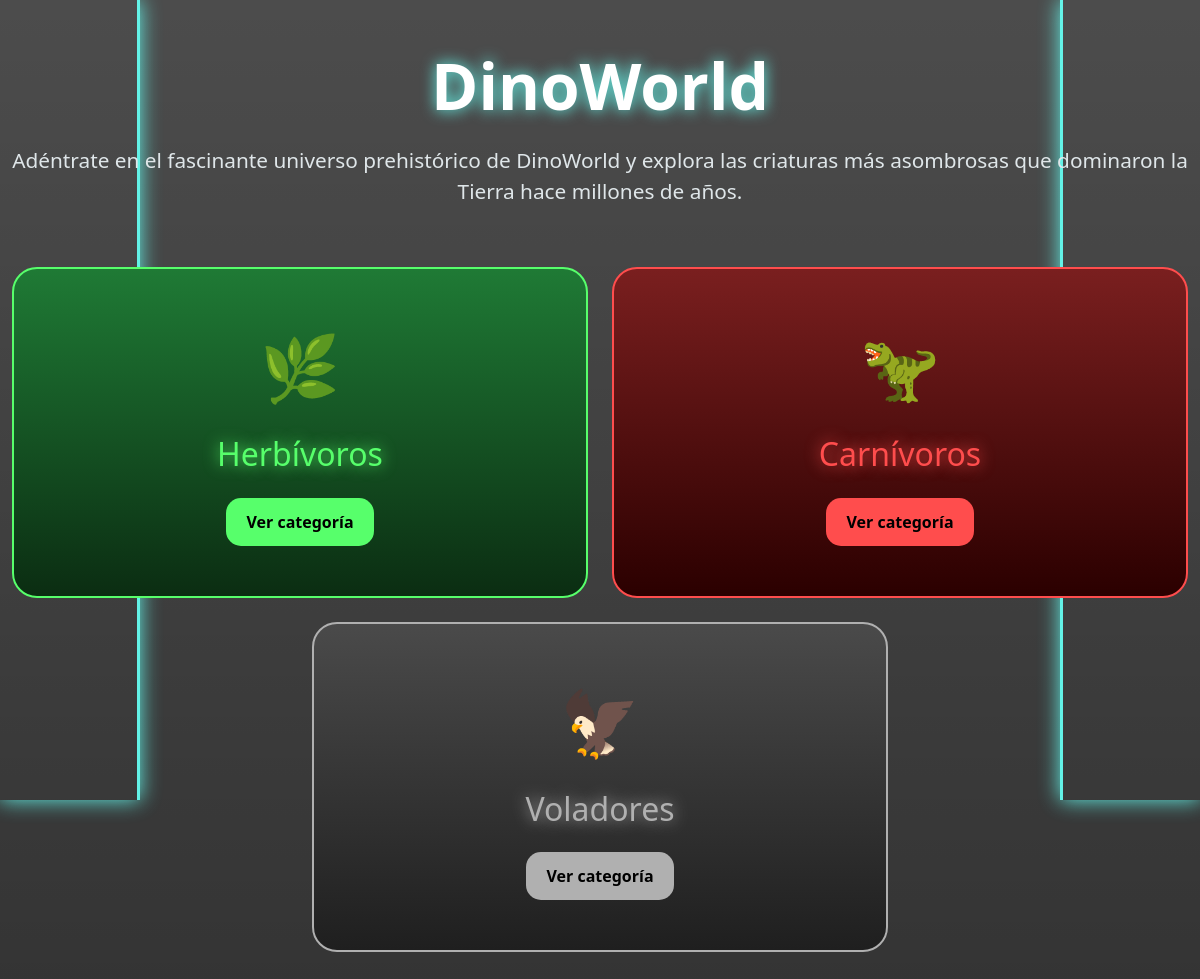
The app's page /, older data.
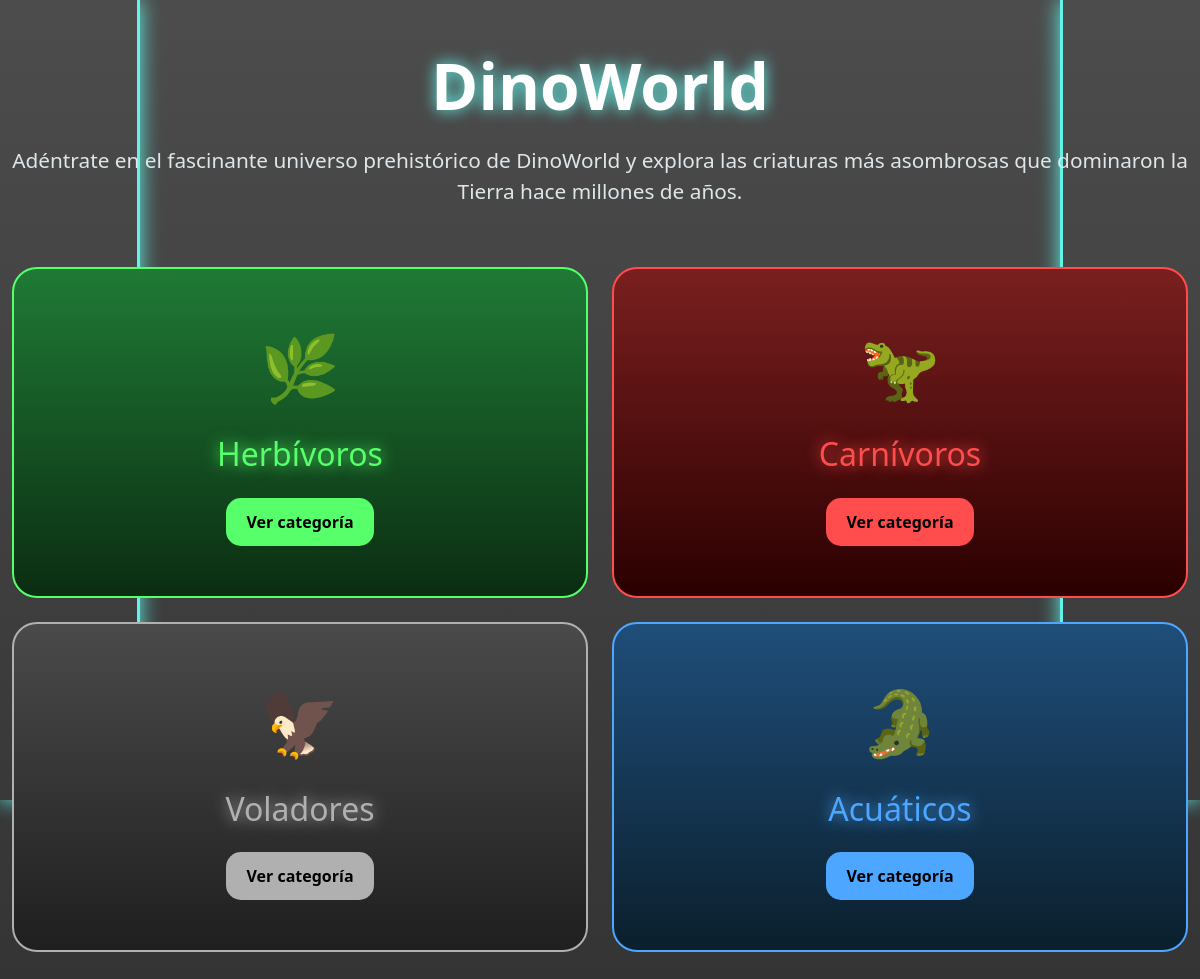
The same page, newer data.
### dinosaurs/models.py (models this page shows, shortened)
class Category(models.Model):
    name = models.CharField(max_length=100)

### dinosaurs/views.py (the view)
class HomeView(generic.ListView):
    model = Category
    template_name = "dinosaurs/index.html"
    context_object_name = "categories"

### dinosaurs/templates/dinosaurs/index.html (shortened to what this page needs)
<!DOCTYPE html>
<html lang="es">
<head>
    <link href="https://cdn.jsdelivr.net/npm/bootstrap@5.3.0/dist/css/bootstrap.min.css" rel="stylesheet">
</head>
<body>
    <div class="container py-5">
        <h1 class="title">
            DinoWorld
        </h1>
        <p class="subtitle">
            Adéntrate en el fascinante universo prehistórico de DinoWorld y explora
            las criaturas más asombrosas que dominaron la Tierra hace millones de años.
        </p>
        <div class="row">
            {% for category in categories %}
            <div class="col-md-6 mb-4">
                {% if category.name == "Carnívoros" %}
                <div class="card category-card carnivoro-card h-100">
                    <div class="card-body">
                        <div class="category-icon">
                            🦖
                        </div>
                        <h2 class="mb-4 carnivoro-title">
                            {{ category.name }}
                        </h2>
                        <a href="{% url 'dinosaurs:category' category.id %}" class="btn custom-btn carnivoro-btn">
                            Ver categoría
                        </a>
                    </div>
                </div>
                {% endif %}
                {% if category.name == "Herbívoros" %}
                <div class="card category-card herbivoro-card h-100">
                    <div class="card-body">
                        <div class="category-icon">
                            🌿
                        </div>
                        <h2 class="mb-4 herbivoro-title">
                            {{ category.name }}
                        </h2>
                        <a href="{% url 'dinosaurs:category' category.id %}" class="btn custom-btn herbivoro-btn">
                            Ver categoría
                        </a>
                    </div>
                </div>
                {% endif %}
                {% if category.name == "Voladores" %}
                <div class="card category-card volador-card h-100">
                    <div class="card-body">
                        <div class="category-icon">
                            🦅
                        </div>
                        <h2 class="mb-4 volador-title">
                            {{ category.name }}
                        </h2>
                        <a href="{% url 'dinosaurs:category' category.id %}" class="btn custom-btn volador-btn">
                            Ver categoría
                        </a>
                    </div>
                </div>
                                {% endif %}
                {% if category.name == "Acuáticos" %}
                <div class="card category-card acuatico-card h-100">
                    <div class="card-body">
                        <div class="category-icon">
                            🐊
                        </div>
                        <h2 class="mb-4 acuatico-title">
                            {{ category.name }}
                        </h2>
                        <a href="{% url 'dinosaurs:category' category.id %}" class="btn custom-btn acuatico-btn">
                            Ver categoría
                        </a>
                    </div>
                </div>
                {% endif %}
            </div>
            {% endfor %}
        </div>
    </div>
</body>
</html>

### dinosaurs/templates/dinosaurs/index.html (style rules this page uses)
body { background-image: linear-gradient(rgba(0, 0, 0, 0.7), rgba(0, 0, 0, 0.8)), url("https://wallpapercave.com/wp/wp2464222.jpg"); background-size: cover; background-attachment: fixed; min-height: 100vh; color: white; margin: 0; overflow-x: hidden; }
body::before, body::after { content: ""; position: fixed; top: 0; width: 140px; height: 100vh; z-index: 0; background-image: url("https://i.pinimg.com/originals/fb/c8/c5/fbc8c52454ed82d15961252c31f9aad1.jpg"); background-repeat: repeat-y; background-size: cover; opacity: 0.95; }
body::before { left: 0; border-right: 3px solid #66fcf1; box-shadow: 0px 0px 20px #66fcf1; }
body::after { right: 0; border-left: 3px solid #66fcf1; box-shadow: 0px 0px 20px #66fcf1; }
.container { position: relative; z-index: 1; max-width: 1200px; }
.category-card { border-radius: 25px; transition: 0.3s; overflow: hidden; backdrop-filter: blur(5px); color: white; }
.card-body { text-align: center; padding: 50px; }
.carnivoro-card { border: 2px solid #ff4d4d; background: linear-gradient(to bottom, #7a1f1f, #2b0000); }
.carnivoro-title { color: #ff4d4d; text-shadow: 0px 0px 15px #ff4d4d; }
.carnivoro-btn { background-color: #ff4d4d; color: black; border: none; }
.herbivoro-card { border: 2px solid #57ff6b; background: linear-gradient(to bottom, #1f7a35, #0b2d12); }
.herbivoro-title { color: #57ff6b; text-shadow: 0px 0px 15px #57ff6b; }
.herbivoro-btn { background-color: #57ff6b; color: black; border: none; }
.volador-card { border: 2px solid #b0b0b0; background: linear-gradient(to bottom, #4a4a4a, #1f1f1f); }
.volador-title { color: #b0b0b0; text-shadow: 0px 0px 15px #b0b0b0; }
.volador-btn { background-color: #b0b0b0; color: black; border: none; }
.acuatico-card { border: 2px solid #4da6ff; background: linear-gradient(to bottom, #1f4e7a, #0b1f2d); }
.acuatico-title { color: #4da6ff; text-shadow: 0px 0px 15px #4da6ff; }
.acuatico-btn { background-color: #4da6ff; color: black; border: none; }
.title { font-size: 4rem; font-weight: bold; text-align: center; margin-bottom: 20px; text-shadow: 0px 0px 15px #66fcf1; }
.subtitle { text-align: center; font-size: 1.3rem; margin-bottom: 60px; color: #dfe6e9; }
.row { justify-content: center; }
.category-icon { font-size: 4rem; margin-bottom: 20px; }
.custom-btn { padding: 12px 20px; border-radius: 15px; font-weight: bold; }

Row changes from the older to the newer data that the page shows:
added Category: name "Acuáticos"
